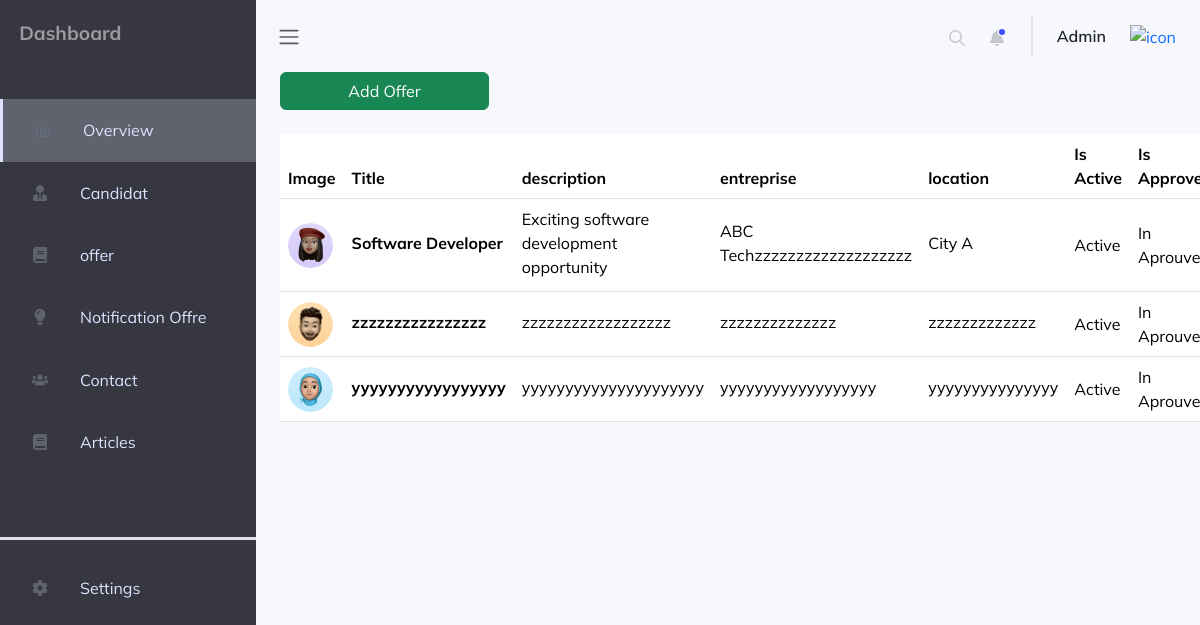
The app's page /app/views/dashboard/offer.php with its own data.
### tables this page shows
CREATE TABLE `jobs` (
  `jobID` int(11) NOT NULL,
  `title` varchar(255) NOT NULL,
  `description` text DEFAULT NULL,
  `entreprise` varchar(255) DEFAULT NULL,
  `location` varchar(255) DEFAULT NULL,
  `IsActive` tinyint(1) NOT NULL DEFAULT 1,
  `approve` tinyint(1) NOT NULL,
  `imageURL` varchar(255) DEFAULT NULL
);

### app/Models/JobModel.php (called while the page is built, shortened)
<?php
class JobModel extends ConfigDb
{
    public function getJobs($isActive)
    {
        $conn = ConfigDb::getConn();
        if ($isActive == 1) {
            $stmt = $conn->prepare(" SELECT * FROM jobs ");
            $stmt->execute();
        } else {
            $stmt = $conn->prepare("SELECT * FROM jobs WHERE IsActive = ? AND approve = 0");
            $stmt->execute([$isActive]);
        }
        return $stmt->fetchAll(PDO::FETCH_ASSOC);
    }
}

### app/Controllers/JobController.php (called while the page is built, shortened)
<?php
class JobController
{
    private $jobModel;
    public function __construct()
    {
        $this->jobModel = new JobModel();
    }
    public function getJobs($isActive)
    {
        $jobs = $this->jobModel->getJobs($isActive);
        return $jobs;
    }
}

### app/views/dashboard/offer.php (the view, shortened to what this page needs)
<?php
$jobController = new JobController;
$listJobs = $jobController->getJobs(1);
?>
<!DOCTYPE html>
<html lang="en">
<head>
    <link rel="stylesheet" href="../../../public/css/dashboard.css">
    <link href="https://cdn.jsdelivr.net/npm/bootstrap@5.3.2/dist/css/bootstrap.min.css" rel="stylesheet">
</head>
<body>
    <div class="wrapper">
        <?php include('sidebar.php') ?>
        <div class="main">
            <div class="main">
                <nav class="navbar justify-content-space-between pe-4 ps-2">
                    <button class="btn open">
                        <span class="navbar-toggler-icon"></span>
                    </button>
                    <div class="navbar  gap-4">
                        <div class="">
                            <img class="search_icon" src="../../../public/img/search.svg" alt="iconicon">
                        </div>
                        <img class="notification" src="../../../public/img/new.svg" alt="icon">
                        <div class="inline"></div>
                        <div class="name">Admin</div>
                        <ul class="navbar-nav">
                            <li class="nav-item dropdown">
                                <a href="#" class="nav-icon pe-md-0 position-relative" data-bs-toggle="dropdown">
                                    <img src="../../../public/img/photo_admin.svg" alt="icon">
                                </a>
                            </li>
                        </ul>
                    </div>
                </nav>
                <section class="Agents px-4">
                    <input value='Add Offer' data-bs-toggle="modal" data-bs-target="#addOffer" class="btn btn-success  mb-4 me-4">
                    <table class="agent table align-middle bg-white">
                        <thead class="bg-light">
                            <th>Image</th>
                            <th>Title</th>
                            <th>description</th>
                            <th>entreprise</th>
                            <th>location</th>
                            <th>Is Active</th>
                            <th>Is Approve</th>
                        </thead>
                        <tbody>
                            <?php foreach ($listJobs as $job) : ?>
                                <tr class="freelancer">
                                    <td>
                                        <div class="d-flex align-items-center">
                                            <img src="../../../public/upload/<?= $job['imageURL'] ?>" alt="" style="width: 45px; height: 45px" class="rounded-circle" />
                                        </div>
                                    </td>
                                    <td>
                                        <div class="">
                                            <p class="fw-bold mb-1 f_name"><?= $job['title'] ?></p>
                                        </div>
                                    </td>
                                    <td>
                                        <p class="fw-normal mb-1 f_title"><?= $job['description'] ?> </p>
                                    </td>
                                    <td>
                                        <p class="fw-normal mb-1 f_title"><?= $job['entreprise'] ?> </p>
                                    </td>
                                    <td>
                                        <p class="fw-normal mb-1 f_title"><?= $job['location'] ?> </p>
                                    </td>
                                    <td class="f_position"><?= $job['IsActive'] == 1 ? "Active" : "In Active"; ?> </td>
                                    <td class="f_position"><?= $job['approve'] == 1 ? "Aprouve" : "In Aprouve"; ?> </td>
                                </tr>
                            <?php endforeach; ?>
                        </tbody>
                    </table>
                </section>
</body>
</html>

### app/views/dashboard/sidebar.php
<aside id="sidebar" class="side">
            <div class="h-100">
                <div class="sidebar_logo d-flex align-items-end">
                    <a href="#" class="nav-link text-white-50">Dashboard</a>
                </div>
                <ul class="sidebar_nav">
                    <li class="sidebar_item active" style="width: 100%;">
                        <a href="dashboard.php" class="sidebar_link"> <img src="../../../public/img/1. overview.svg" alt="icon">Overview</a>
                    </li>
                    <li class="sidebar_item">
                        <a href="candidat.php" class="sidebar_link"> <img src="../../../public/img/agents.svg" alt="icon">Candidat</a>
                    </li>
                    <li class="sidebar_item">
                        <a href="offer.php" class="sidebar_link"><img src="../../../public/img/articles.svg" alt="icon">offer </a>
                    </li>
                    <li class="sidebar_item">
                        <a href="Accept_offer.php" class="sidebar_link"> <img src="../../../public/img/task.svg" alt="icon">Notification Offre</a>
                    </li>
                    <li class="sidebar_item">
                        <a href="contact.php" class="sidebar_link"><img src="../../../public/img/agent.svg" alt="icon">Contact</a>
                    </li>
                    <li class="sidebar_item">
                        <a href="#" class="sidebar_link"><img src="../../../public/img/articles.svg" alt="icon">Articles</a>
                    </li>
                </ul>
                <div class="line"></div>
                <a href="#" class="sidebar_link"><img src="../../../public/img/settings.svg" alt="">Settings</a>
            </div>
        </aside>

### public/css/dashboard.css (style rules this page uses)
body { font-family: 'Mulish', sans-serif !important; font-size: 0.9rem; opacity: 1; overflow-y: scroll; margin: 0; }
a { cursor: pointer; text-decoration: none !important; }
p { margin-bottom: auto !important; }
li { list-style: none; }
ul { padding-inline-start: 0 !important; }
.wrapper { display: flex; align-items: stretch; width: 100%; }
#sidebar { position: sticky; top: 0; max-width: 16rem; min-width: 16rem; max-height: 100vh; background: #363740; transition: all 0.35s ease-in-out; overflow: hidden; }
.sidebar_logo { padding: 1.2rem; font-size: 1.2rem; font-weight: 700; margin-bottom: 2rem; }
.sidebar_nav { font-size: 1rem; }
a.sidebar_link { display: flex; padding: 1.2rem 2rem; color: #DDE2FF; align-items: center; gap: 2rem; }
.sidebar_item.active { background-color: #60626e; color: #DDE2FF; border-left: 3px solid; }
.line { width: 100%; border-top: solid #DFE0EB; margin-top: 4rem; margin-bottom: 1rem; }
.inline { height: 2.5rem; width: 0; border-left: 2px solid #DFE0EB; }
.name { font-weight: 600; line-height: 1.25rem; }
.main { display: flex; flex-direction: column; min-height: 100vh; min-width: 0; overflow: hidden; transition: all 0.35 ease-in-out; width: 100%; background: #F7F8FC; }
.agent { margin-right: 2rem; }
.search_icon { cursor: pointer; }
.notification { position: relative; cursor: pointer; }
.Agents { overflow-x: scroll; }

### records on screen
jobs: imageURL (picture), title "Software Developer", description "Exciting software development opportunity", entreprise "ABC Techzzzzzzzzzzzzzzzzzzz", location "City A", IsActive "Active", approve "In Aprouve"
jobs: imageURL (picture), title "zzzzzzzzzzzzzzzz", description "zzzzzzzzzzzzzzzzzz", entreprise "zzzzzzzzzzzzzz", location "zzzzzzzzzzzzz", IsActive "Active", approve "In Aprouve"
jobs: imageURL (picture), title "yyyyyyyyyyyyyyyyy", description "yyyyyyyyyyyyyyyyyyyyy", entreprise "yyyyyyyyyyyyyyyyyy", location "yyyyyyyyyyyyyyy", IsActive "Active", approve "In Aprouve"
